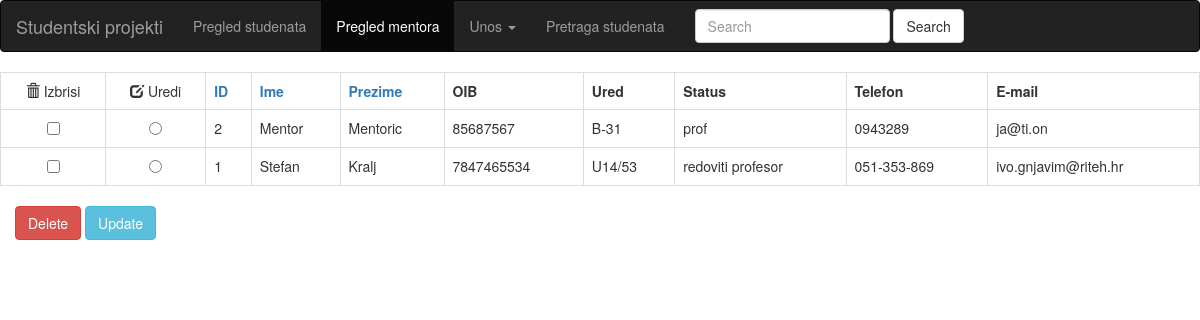
The page /table_mentor.php?sortIme=asc on the database its author committed.
### tables this page shows
CREATE TABLE `mentor` (
  `id` int(11) NOT NULL,
  `ime` char(20) NOT NULL,
  `prezime` char(40) NOT NULL,
  `OIB` bigint(11) NOT NULL,
  `ured` varchar(20) DEFAULT NULL,
  `status` varchar(50) NOT NULL,
  `tel` varchar(20) NOT NULL,
  `email` varchar(50) NOT NULL
);

### table_mentor.php (the view, shortened to what this page needs)
<?php
$linkAscDescIme = "asc";
$linkAscDescPrezime = "desc";
$linkAscDescID = "desc";
$redoslijed = "SELECT * FROM mentor";
$result = izvrsiQuery($redoslijed);
if (isset($_GET['sortIme'])) {
    $linkAscDescIme = $_GET['sortIme'];
    if(isset($linkAscDescIme) and $linkAscDescIme=="asc"){
        $linkAscDescIme="desc";
    } else {
        $linkAscDescIme="asc";
    }
}
if (isset($_GET['sortIme'])) {
    switch ($_GET['sortIme']) {
               case "asc":
                    $redoslijed = "SELECT * FROM mentor ORDER BY ime ASC";
                    break;
    }
    $result = izvrsiQuery($redoslijed);
}
function izvrsiQuery($query)
{
   $dbuser = "DB_USER";
   $dbpass = "DB_PASS";
   $dbname = "DB_NAME";
    $conn = mysqli_connect("localhost", $dbuser, $dbpass)
    or die("Pogreska spajanja: " . mysqli_error($conn));
    mysqli_select_db($conn, $dbname);
    $result = mysqli_query($conn, $query);
    return $result;
}
?>
<!DOCTYPE html>
<html>
    <head>
      <link href = "//maxcdn.bootstrapcdn.com/bootstrap/3.3.1/css/bootstrap.min.css" rel = "stylesheet">
<nav class="navbar navbar-inverse">
      <div class="container-fluid">
        <div class="navbar-header">
          <a class="navbar-brand" href="index.php">Studentski projekti</a>
        </div>
        <ul class="nav navbar-nav">
          <li><a href="sort_student.php">Pregled studenata</a></li>
      <li class="active"><a href="table_mentor.php">Pregled mentora</a></li>
         <li class="dropdown">
            <a class="dropdown-toggle" data-toggle="dropdown" href="unos_raspored.php">Unos
            <span class="caret"></span></a>
        </li>
          <li><a href="find_student.php">Pretraga studenata</a></li>
        </ul>
        <form class="navbar-form navbar-left" action="find_student.php" method="GET">
            <div class="form-group">
             <input type="text" name="searching" class="form-control" placeholder="Search">
            </div>
           <input type="submit" value="Search" class="btn btn-default">
          </form>
      </div>
    </nav>
    </head>
    <body>
        <form action="table_mentor.php" method="GET">
            <table class="table table-bordered table-hover">
                <tr>
                    <td align="center"><span class="glyphicon glyphicon-trash"></span> Izbrisi</td>
                    <td align="center"><span class="glyphicon glyphicon-edit"></span> Uredi</td>
                    <?php echo "<th><a href='table_mentor.php?sortID=$linkAscDescID'>ID</a></th>" ?>
                    <?php echo "<th><a href='table_mentor.php?sortIme=$linkAscDescIme'>Ime</a></th>" ?>
                    <?php echo "<th><a href='table_mentor.php?sortPrezime=$linkAscDescPrezime'>Prezime</a></th>" ?>
                    <th>OIB</th>
                    <th>Ured</th>
                    <th>Status</th>
                    <th>Telefon</th>
                    <th>E-mail</th>
                </tr>
                <?php while ($row = mysqli_fetch_array($result)):?>
                <tr>
                <td align="center"><input name="checkboxDelete" type="checkbox" id="checkbox" value="<?php echo $row['id']?>"></td>
                 <td align="center"><input name="radioUpdate" type="radio" id="radio" value="<?php echo $row['id']?>"></td>
                    <td><?php echo $row['id'];?></td>
                    <td><?php echo $row['ime'];?></td>
                    <td><?php echo $row['prezime'];?></td>
                    <td><?php echo $row['OIB'];?></td>
                    <td><?php echo $row['ured'];?></td>
                    <td><?php echo $row['status'];?></td>
                    <td><?php echo $row['tel'];?></td>
                    <td><?php echo $row['email'];?></td>
					<?php endwhile;?>
				</tr>
            </table>
            <div class="container pull-left">
             <div class="row">
                <div class="col-lg-5">
                <input class="btn btn-danger" name="delete" type="submit" id="delete" value="Delete"></input>
                <input class="btn btn-info" type ="submit" value="Update"></input>
                 </div>
                 </div>
             </div>
        </form>
    </body>
</html>

### table_mentor.php (style rules this page uses)
table,tr,th,td { border: 1px solid black; }

### rows shown on the page
mentor: id "2", ime "Mentor", prezime "Mentoric", OIB "85687567", ured "B-31", status "prof", tel "0943289", email "ja@ti.on"
mentor: id "1", ime "Stefan", prezime "Kralj", OIB "7847465534", ured "U14/53", status "redoviti profesor", tel "051-353-869", email "ivo.gnjavim@riteh.hr"
